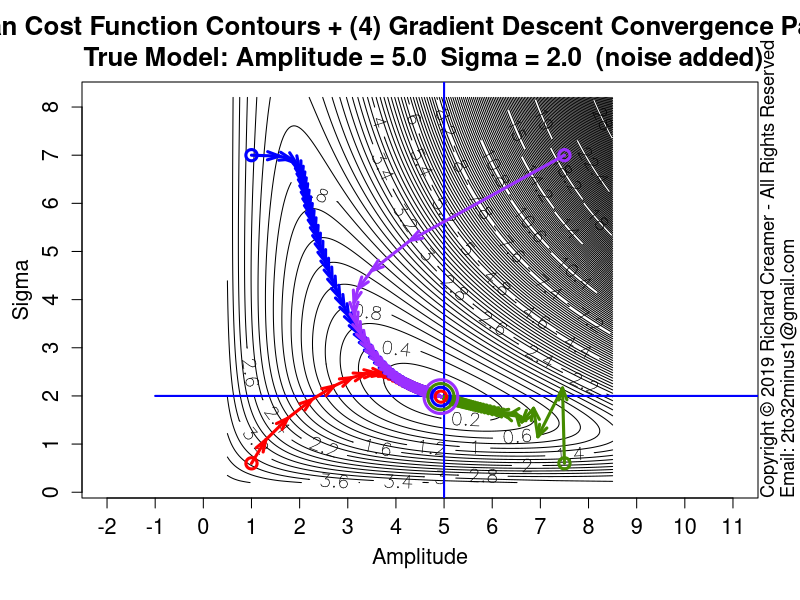

Write the R code that produced this figure.
##############################################################
### Copyright (c) Richard Creamer 2019 - All Rights Reserved
### Inquiries: email 2to32minus1@gmail.com
##############################################################

### Globals
fontScale = 1.2    # Global font size variable
lf        = 1.2    # Enlarge font of plot labels
verbose   = FALSE  # Verbose printing
lw        = 2      # Line width
xMargin   = 1      # X-axis margin for plots
yMargin   = 1      # Y-axis margin for plots
de        = 0.01   # Small constant for estimating derivatives numerically
smlPts    = 1      # Small  data point/circle
medPts    = 1.5    # Medium data point/circle
lrgPts    = 2.0    # Large  data point/circle

### Run this function to generate this plot
runFunc = function() {
	dw = 1000
	dh = 750	
	path = "D:/Code/R/LeastSquaresPlay/PlotsAndAssocCode/Plot49/"
	savePngVerbose( paste(path, "Plot49.png", sep=""), plotGaussianParamStepVectors, w=1200, h=1280, un="px", nLevels=120 )
}

### Plot Gaussian fit step vectors for multiple starting points
plotGaussianParamStepVectors = function( nLevels=70 ) {
	set.seed( 3 )
	gd = makeGaussianTestData()
	trueS = gd$trueSigma
	trueA = gd$trueAmpl	
	a1 = trueA * 0.2
	a2 = trueA * 1.5
	s1 = trueS * 0.3
	s2 = trueS * 3.5
	startAmpls =  c( a1, a1, a2, a2 )
	startSigmas = c( s1, s2, s1, s2 )
	endAmpls = c()
	endSigmas = c()
	trailColors = c( "red", "blue", "chartreuse4", "purple1" )
	custTitle = paste( "1D Gaussian Cost Function Contours + (4) Gradient Descent Convergence Parameter Trails\n",
					   sprintf("True Model: Amplitude = %.1f  Sigma = %.1f  (noise added)", trueA, trueS ) )
	plotGaussErrorContours( nLevels=nLevels, customTitle = custTitle, drawGradVecs=FALSE, gd=gd )
	for ( i in 1:length( startAmpls ) ) {
		gd$guesses = list(a=startAmpls[i], s=startSigmas[i] )
		tuple = fitGauss1d( doPlot=FALSE, gd=gd )
		aLegs = tuple$amplLegs
		sLegs = tuple$sigmaLegs
		nLegs = length( aLegs )
		for ( j in 2:nLegs ) {
			x1 = aLegs[j-1]
			y1 = sLegs[j-1]
			x2 = aLegs[j]
			y2 = sLegs[j]
			arrows( x1, y1, x2, y2, col=trailColors[i], lwd=lw+1, angle=19, length=0.125 )
		}
		endAmpls[i] = aLegs[nLegs]
		endSigmas[i] = sLegs[nLegs]
	}
	# Draw beg/end circles last (so on top)
	for ( i in 1:length( startAmpls ) ) {
		points( startAmpls[i], startSigmas[i],  col=trailColors[i], cex=1.5, lwd=lw+1 )
		points( endAmpls[i],     endSigmas[i],  col=trailColors[i], cex=(i+0.5), lwd=lw+1 )
	}
}

### Shared use case Gaussian data set generator used by several cooperating functions
makeGaussianTestData = function( trueAmpl=5, trueSigma=2, aGuess=sqrt(trueAmpl), sGuess=sqrt(trueSigma), nPts=40 ) {
	set.seed( 3 )
	x = seq( -5*trueSigma, 5*trueSigma, length=nPts )
	y = gauss1dFunc( x, trueAmpl, trueSigma ) + rnorm( length(x), sd=0.2 )
	guesses = list( a=aGuess, s=sGuess )
	tuple = list( trueAmpl=trueAmpl, trueSigma=trueSigma, x=x, y=y, nPts=nPts, guesses=guesses )
	return( tuple )
}

### 2D plot error contours for range of Amplitude and Sigma values
### Amplitude maps to x-axis, Sigma maps to y-axis
plotGaussErrorContours = function( nLevels=30, customTitle="", drawGradVecs=FALSE, normGradVecs=TRUE, gd=NULL ) {
	set.seed( 3 )
	if ( is.null( gd ) )
		gd = makeGaussianTestData()
	a = gd$trueAmpl
	s = gd$trueSigma
	x = gd$x
	y = gd$y
	minAmpl  = a * 0.1;	maxAmpl  = a * 1.7
	minSigma = s * 0.1;	maxSigma = s * 1.7
	# Adjust ranges so plot is square
	deltaA = maxAmpl - minAmpl
	deltaS = maxSigma - minSigma
	maxDelta = if ( deltaA > deltaS ) deltaA else deltaS
	if ( deltaA > deltaS ) {
		maxSigma = minSigma + maxDelta
	} else {
		maxAmpl = minAmpl + maxDelta
	}
	nr = 200
	nc = 200
	ampls = seq( minAmpl, maxAmpl, length.out=nc )
	sigmas = seq( minSigma, maxSigma, length.out=nr )
	z = getGaussErrorGrid( meanGaussSsdErr, ampls, sigmas, x, y )
	xLim1 = minAmpl
	xLim2 = maxAmpl
	yLim1 = minSigma
	yLim2 = maxSigma
	plotTitle = ""
	if ( !drawGradVecs ) {
		plotTitle = sprintf( "1D Gaussian Cost Function Contours\nTrue Model: Amplitude = %.1f  Sigma = %.1f (noise added)", a, s )
	} else if ( normGradVecs ) {
		plotTitle = sprintf( "1D Gaussian Cost Function Contours w/Gradient (Unit) Vectors\nTrue Model: Amplitude = %.1f  Sigma = %.1f (noise added)", a, s )
	} else {
		plotTitle = sprintf( "1D Gaussian Cost Function Contours w/Gradient Vectors\nTrue Model: Amplitude = %.1f  Sigma = %.1f (noise added)", a, s )
	}
	if ( customTitle != "" )
		plotTitle = customTitle
	xform = contour( ampls, sigmas, t(z), axes=FALSE, cex.lab=lf, main=plotTitle, asp=1.0,
					 xlab="", ylab="", labcex=1.2, nlevels=nLevels, cex.main=1.3*fontScale, cex.axis=1.3 )
	xAxisMin = ceiling( gpl()$xLim[1] )
	xAxisMax = floor( gpl()$xLim[2] )
	yAxisMin = ceiling( gpl()$yLim[1] )
	yAxisMax = floor( gpl()$yLim[2] )
	axis( side=1, at=xAxisMin:xAxisMax, cex.axis=1.3 )
	axis( side=2, at=yAxisMin:yAxisMax, cex.axis=1.3 )
	addAxisLabels( xLabel="Amplitude", yLabel="Sigma" )
	box()
	xLimits = axisLimits( x )
	yLimits = axisLimits( y )
	lines( c(-1,12), c( s, s ), col="blue", lwd=lw )
	lines( c( a, a), c(-1,10), col="blue", lwd=lw )
	if ( drawGradVecs ) {
		gradPtsX1 = c()
		gradPtsY1 = c()
		gradPtsX2 = c()
		gradPtsY2 = c()
		gridSize=13
		for ( sigma in seq( from=sigmas[2], to=sigmas[length(sigmas)-1], length=gridSize ) ) {
			for ( ampl in seq( from=ampls[2], to=ampls[length(ampls)-1], length=gridSize ) ) {
				gradPtsX1[length(gradPtsX1)+1] = ampl
				gradPtsY1[length(gradPtsY1)+1] = sigma
				da = gaussDeDa( x, y, ampl, sigma )
				ds = gaussDeDs( x, y, ampl, sigma )
				mag = sqrt( da*da + ds*ds )
				if ( normGradVecs ) {
					da = da/mag/4 # hard-coded case-specific scale factor, unit vecs a bit too long for plot
					ds = ds/mag/4
				} else {
					da = da * 0.22 # hard-coded case-specific scale factor
					ds = ds * 0.22
				}
				gradPtsX2[length(gradPtsX2)+1] = ampl  - da
				gradPtsY2[length(gradPtsY2)+1] = sigma - ds
			}
		}
		points( gradPtsX1, gradPtsY1, col="blue", lwd=lw )
		arrows( gradPtsX1, gradPtsY1, gradPtsX2, gradPtsY2, col="blue", lwd=lw, cex=medPts, angle=15, length=0.125 )
	}
}

### Nonlinear least-squares gradient-descent curve fitting for Gaussian
fitGauss1d = function( learnRate = 0.5, nIter=100, nPts=40, drawPointLines=FALSE, doPlot=TRUE, numDerivs=FALSE, plotContours=FALSE, gd=NULL ) {
	set.seed( 3 )
	a = s = x = y = guesses = NULL
	if ( is.null( gd ) )
		gd = makeGaussianTestData()
	a = gd$trueAmpl
	s = gd$trueSigma
	trueAmpl = gd$trueAmpl
	trueSigma = gd$trueSigma
	x = gd$x
	y = gd$y
	nPts=gd$nPts
	guesses = gd$guesses
	aEst = guesses$a
	sEst = guesses$s
	da = 0
	ds = 0
	amplLegs = c( aEst )
	sigmaLegs = c( sEst )
	if ( nIter > 0 ) {
		# Basic implementation of Gradient Descent
		for ( i in 1:nIter ) {
			da = if ( numDerivs ) gaussDeDaNum( x, y, aEst, sEst ) else gaussDeDa( x, y, aEst, sEst )
			ds = if ( numDerivs ) gaussDeDsNum( x, y, aEst, sEst ) else gaussDeDs( x, y, aEst, sEst )
			aEst = aEst - learnRate * da
			sEst = sEst - learnRate * ds
			amplLegs[ length(amplLegs) + 1 ] = aEst
			sigmaLegs[ length(sigmaLegs) + 1 ] = sEst
			if ( verbose )
				print( sprintf( "Mean ABS fit error: %f\n", meanGaussAbsErr( x, y, aEst, sEst ) ) )
		}
	}
	finalMeanAbsFitError = meanGaussAbsErr( x, y, aEst, sEst )
	if ( doPlot) {
		plotTitle = "Gradient Descent Fit 1D Gaussian using Analytic Partial Derivatives"
		if ( numDerivs )
			plotTitle = "Gradient Descent Fit 1D Gaussian using Numerical Est. Partial Derivatives"
		plot( x, y, cex.lab=lf, xlab="", ylab="", main=plotTitle, cex=medPts, lwd=lw+1, cex.main=1.3*fontScale, cex.axis=1.3 )
		addAxisLabels()	
		predX = seq( x[1], x[length(x)], length.out=200 )
		predY = gauss1dFunc( predX, aEst, sEst )
		lines( predX, predY, col="blue", lwd=lw+1 )
		if ( drawPointLines )
			segments( x, y, x, gauss1dFunc( x, aEst, sEst ), col = "red" )
		legText = c()		
		legText[length(legText)+1] = sprintf( "Num Iterations   %d", nIter )
		legText[length(legText)+1] = sprintf( "Learn Rate:      %.3f", learnRate )
		legText[length(legText)+1] = sprintf( "True Amplitude:  %.2f", a )
		legText[length(legText)+1] = sprintf( "True Sigma:      %.2f", s )
		legText[length(legText)+1] = sprintf( "Start Amplitude: %.2f", guesses$a )
		legText[length(legText)+1] = sprintf( "Start Sigma:     %.2f", guesses$s )
		legText[length(legText)+1] = sprintf( "Final Amplitude: %.2f", aEst )
		legText[length(legText)+1] = sprintf( "Final Sigma:     %.2f", sEst )
		legText[length(legText)+1] = sprintf( "Mean ABS Error:  %.2f", meanGaussAbsErr( x, y, aEst, sEst ) )
		legLtys = seq( from=0, to=0, length=length(legText) )
		parSave = par( family="mono", font=2 )		
		legend( "topleft", inset=c(0,0), legend=legText, lty=legLtys, box.col="transparent", cex=1.3*fontScale, bg="transparent" )
		par( parSave )
	}
	if ( plotContours ) {
		plotGaussErrorContours( gd=gd )
		lines( amplLegs, sigmaLegs, col="red", lwd=lw )
	}
	return( list( x=x, y=y, a=aEst, s=sEst, meanAbsFitError=finalMeanAbsFitError, amplLegs=amplLegs, sigmaLegs=sigmaLegs, lr=learnRate ) )
}

### Compute mean SSD Gaussian cost function over a grid of Amplitude and Sigma values
### Note: returned matrix may need to be transposed for some functions such as contour()
### TODO: Try to use outer()
getGaussErrorGrid = function( errorFunc, ampls, sigmas, x, y ) {
	nr = length( sigmas )
	nc = length( ampls )
	z = matrix( nrow=nr, ncol=nc )	
	for ( row in 1:nr ) {     # loop over y-coordinates (sigma)
		sigma = sigmas[row]
		for ( col in 1:nc ) { # loop over x-coordinates (amplitude)
			ampl = ampls[col]
			z[row, col] = errorFunc( x, y, a=ampl, sigma=sigma )
		}
	}
	return( z )
}

### 1D Gaussian
gauss1dFunc = function( x, a, sigma ) {
	return( a * exp( -0.5 * (x/sigma)^2 ) )
}

### Gaussian error/cost function - abs() of line lengths (not squared)
meanGaussAbsErr = function( x, y, a, sigma ) {
	return( (1/length(x)) * sum( abs(gauss1dFunc( x, a, sigma ) - y) ) )
}

### Gaussian error/cost function - SSD
meanGaussSsdErr = function( x, y, a, sigma ) {
	return( (1/length(x)) * sum( (gauss1dFunc( x, a, sigma ) - y)^2 ) )
}

### Analytical/exact partial derivative of error/cost function wrt Amplitude
gaussDeDa = function( x, y, a, sigma ) {
	term1 = sum( gauss1dFunc(x, a, sigma) * exp( -0.5 * (x/sigma)^2) )
	term2 = sum( y * exp( -0.5 * (x/sigma)^2) )
	return( 2 * ( term1 - term2 )/length(x) )
}

### Analytical/exact partial derivative of error/cost function wrt Sigma
gaussDeDs = function( x, y, a, sigma ) {
	v = 2*a/sigma^3
	term1 = sum( gauss1dFunc(x, a, sigma) * x^2 * exp( -0.5 * (x/sigma)^2) )
	term2 = sum( x^2 * y * exp( -0.5 * (x/sigma)^2) )
	return( v * ( term1 - term2 )/length(x) )
}

### Numerical estimation of partial derivative of error/cost function wrt Amplitude
gaussDeDaNum = function( x, y, a, sigma ) {
	e1 = meanGaussSsdErr( x, y, a, sigma )
	e2 = meanGaussSsdErr( x, y, a + de, sigma )
	return( (e2 - e1)/de )
}

### Numerical estimation of partial derivative of error/cost function wrt Sigma
gaussDeDsNum = function( x, y, a, sigma ) {
	e1 = meanGaussSsdErr( x, y, a, sigma )
	e2 = meanGaussSsdErr( x, y, a, sigma + de )
	return( (e2 - e1)/de )
}

### Get Plot Limits : gpl()$xLim[1] --> left x-coord
gpl = function() {
	u = par( "usr" )
	return( list( xLim=u[1:2], yLim=u[3:4] ) )
}

### Compute plot axis limits to fit range of data
axisLimits = function( v, margin=0 ) {
	lowerLimit = floor( min(v) ) - margin
	upperLimit = ceiling( max(v) ) + margin
	c( lowerLimit, upperLimit )
}

### Convience method to add x/y axis labels
addAxisLabels = function( xLabel="x", yLabel="y", cexVal=1.3 ) {
	mtext( text=xLabel, side=1, line=2.5, cex=cexVal )
	mtext( text=yLabel, side=2, line=2.5, cex=cexVal )
}

### Save to PNG file, specify width and height
savePngVerbose = function( path, plotFunc, w=512, h=512, un="px", doCopyright=TRUE, ... ) {
	png( filename = path, type="cairo", units=un, width=w, height=h, pointsize=12, res=96 )
	plotFunc( ... )
	if ( doCopyright )
		addCopyright()
	dev.off()
}

### Add copyright notice to plot via text()
addCopyright = function() {
	mtext( "Copyright \uA9 2019 Richard Creamer - All Rights Reserved", side=4, line=0, adj=0, cex=1.1 )
	mtext( "Email: 2to32minus1@gmail.com", side=4, line=1, adj=0, cex=1.1 )
}

runFunc()
